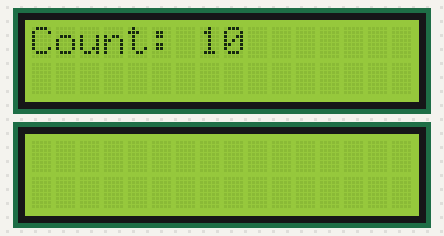
Simulated run of this sketch. Board: Arduino Uno, built with avr-gcc and run on an emulated ATmega328P. On the bench: 2 × 16×2 character LCD.

Above: at 0.2 s.
At 4.2 s:
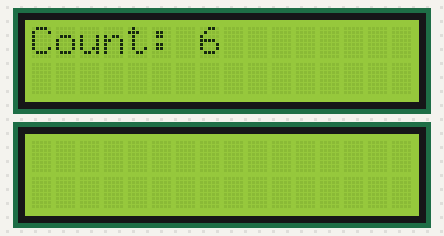
At 9.3 s:
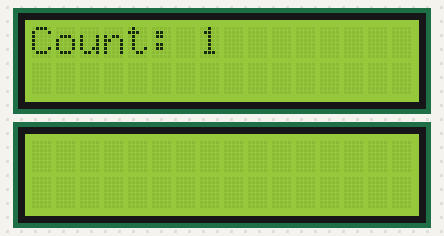
At 19.3 s:
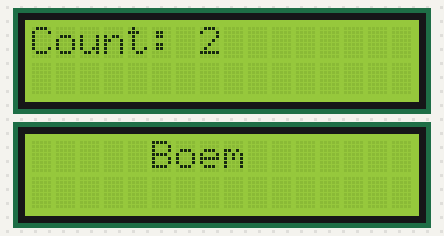
At 28.4 s:
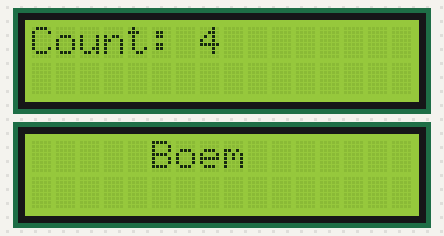
At 38.5 s:
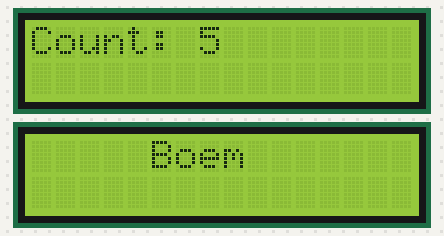

Measured:
- what the display in image 1 shows lasts 1.0 s, from 4.2 s to 5.2 s

The sketch:

LcdTest.ino
```cpp
/*
LCD Test
Dit programma test hoe de lcd's werken, door er een boodschap op te printen en de cursor van plaats te doen verandren.
Emil D'Hauwe
*/

// Bibliotheken
#include <LiquidCrystal_I2C.h>

//Geef lcd's een I2C-adres, en zeg hoe groot ze zijn.
LiquidCrystal_I2C lcd(0x27, 2, 16);

LiquidCrystal_I2C lcd1(0x20, 2, 16);


void setup()
{
    //Start lcd's en zet licht aan.
    lcd.init();
    lcd1.init();
    lcd.backlight();
    lcd1.backlight();

    //Print een tekst op de lcd.
    lcd.print("Pannenkoek");
}

void loop()
{
    // countdown
    lcd.clear();
    lcd.print("Count: ");

    for (int i = 10; i >= 0; i--)
    {
        lcd.setCursor(7, 0);
        lcd.print("   ");
        lcd.setCursor(7, 0);
        lcd.print(i);
        delay(1000);
    }

    lcd1.setCursor(5, 0);
    lcd1.print("Boem");
}
```
